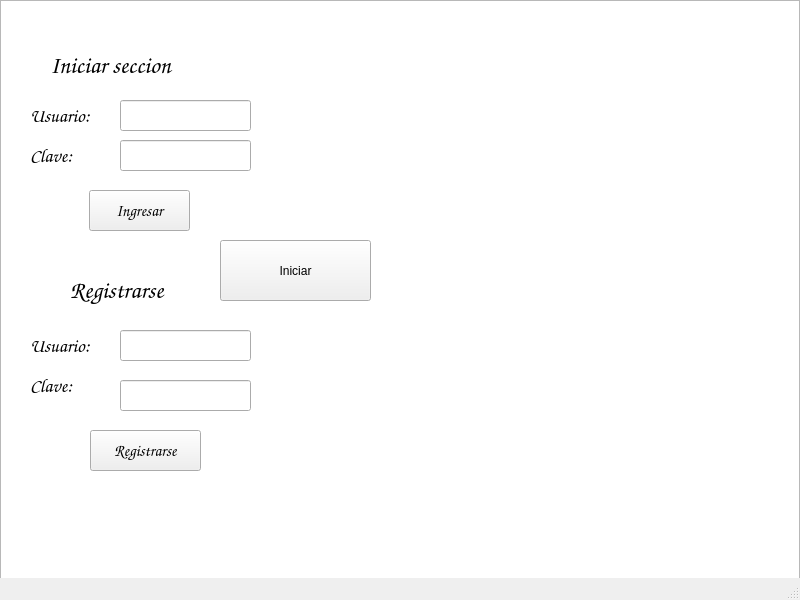
<?xml version="1.0" encoding="UTF-8"?>
<ui version="4.0">
 <class>MainWindow</class>
 <widget class="QMainWindow" name="MainWindow">
  <property name="geometry">
   <rect>
    <x>0</x>
    <y>0</y>
    <width>800</width>
    <height>600</height>
   </rect>
  </property>
  <property name="minimumSize">
   <size>
    <width>800</width>
    <height>0</height>
   </size>
  </property>
  <property name="maximumSize">
   <size>
    <width>800</width>
    <height>600</height>
   </size>
  </property>
  <property name="windowTitle">
   <string>MainWindow</string>
  </property>
  <widget class="QWidget" name="centralwidget">
   <widget class="QGraphicsView" name="graphicsView">
    <property name="geometry">
     <rect>
      <x>0</x>
      <y>0</y>
      <width>800</width>
      <height>600</height>
     </rect>
    </property>
    <property name="minimumSize">
     <size>
      <width>800</width>
      <height>600</height>
     </size>
    </property>
   </widget>
   <widget class="QPushButton" name="pushButton_3">
    <property name="geometry">
     <rect>
      <x>220</x>
      <y>240</y>
      <width>151</width>
      <height>61</height>
     </rect>
    </property>
    <property name="text">
     <string>Iniciar</string>
    </property>
   </widget>
   <widget class="QLabel" name="label">
    <property name="geometry">
     <rect>
      <x>50</x>
      <y>40</y>
      <width>171</width>
      <height>51</height>
     </rect>
    </property>
    <property name="font">
     <font>
      <family>Comic Sans MS</family>
      <pointsize>18</pointsize>
      <weight>75</weight>
      <bold>true</bold>
     </font>
    </property>
    <property name="layoutDirection">
     <enum>Qt::LeftToRight</enum>
    </property>
    <property name="autoFillBackground">
     <bool>false</bool>
    </property>
    <property name="text">
     <string>Iniciar seccion</string>
    </property>
   </widget>
   <widget class="QLineEdit" name="lineEdit">
    <property name="geometry">
     <rect>
      <x>120</x>
      <y>100</y>
      <width>131</width>
      <height>31</height>
     </rect>
    </property>
   </widget>
   <widget class="QLineEdit" name="lineEdit_2">
    <property name="geometry">
     <rect>
      <x>120</x>
      <y>140</y>
      <width>131</width>
      <height>31</height>
     </rect>
    </property>
   </widget>
   <widget class="QLabel" name="label_2">
    <property name="geometry">
     <rect>
      <x>30</x>
      <y>100</y>
      <width>81</width>
      <height>31</height>
     </rect>
    </property>
    <property name="font">
     <font>
      <family>Comic Sans MS</family>
      <pointsize>14</pointsize>
      <weight>75</weight>
      <bold>true</bold>
     </font>
    </property>
    <property name="text">
     <string>Usuario:</string>
    </property>
   </widget>
   <widget class="QLabel" name="label_3">
    <property name="geometry">
     <rect>
      <x>30</x>
      <y>140</y>
      <width>81</width>
      <height>31</height>
     </rect>
    </property>
    <property name="font">
     <font>
      <family>Comic Sans MS</family>
      <pointsize>14</pointsize>
      <weight>75</weight>
      <bold>true</bold>
     </font>
    </property>
    <property name="text">
     <string>Clave:</string>
    </property>
   </widget>
   <widget class="QLabel" name="label_4">
    <property name="geometry">
     <rect>
      <x>70</x>
      <y>260</y>
      <width>141</width>
      <height>61</height>
     </rect>
    </property>
    <property name="font">
     <font>
      <family>Comic Sans MS</family>
      <pointsize>18</pointsize>
      <weight>75</weight>
      <bold>true</bold>
     </font>
    </property>
    <property name="text">
     <string>Registrarse</string>
    </property>
   </widget>
   <widget class="QLabel" name="label_5">
    <property name="geometry">
     <rect>
      <x>30</x>
      <y>330</y>
      <width>131</width>
      <height>31</height>
     </rect>
    </property>
    <property name="font">
     <font>
      <family>Comic Sans MS</family>
      <pointsize>14</pointsize>
      <weight>75</weight>
      <bold>true</bold>
     </font>
    </property>
    <property name="text">
     <string>Usuario:</string>
    </property>
   </widget>
   <widget class="QLabel" name="label_6">
    <property name="geometry">
     <rect>
      <x>30</x>
      <y>370</y>
      <width>81</width>
      <height>31</height>
     </rect>
    </property>
    <property name="font">
     <font>
      <family>Comic Sans MS</family>
      <pointsize>14</pointsize>
      <weight>75</weight>
      <bold>true</bold>
     </font>
    </property>
    <property name="text">
     <string>Clave:</string>
    </property>
   </widget>
   <widget class="QLineEdit" name="lineEdit_3">
    <property name="geometry">
     <rect>
      <x>120</x>
      <y>330</y>
      <width>131</width>
      <height>31</height>
     </rect>
    </property>
   </widget>
   <widget class="QLineEdit" name="lineEdit_4">
    <property name="geometry">
     <rect>
      <x>120</x>
      <y>380</y>
      <width>131</width>
      <height>31</height>
     </rect>
    </property>
   </widget>
   <widget class="QPushButton" name="pushButton">
    <property name="geometry">
     <rect>
      <x>89</x>
      <y>190</y>
      <width>101</width>
      <height>41</height>
     </rect>
    </property>
    <property name="font">
     <font>
      <family>Comic Sans MS</family>
      <pointsize>12</pointsize>
      <weight>75</weight>
      <bold>true</bold>
     </font>
    </property>
    <property name="text">
     <string>Ingresar</string>
    </property>
   </widget>
   <widget class="QPushButton" name="pushButton_2">
    <property name="geometry">
     <rect>
      <x>90</x>
      <y>430</y>
      <width>111</width>
      <height>41</height>
     </rect>
    </property>
    <property name="font">
     <font>
      <family>Comic Sans MS</family>
      <pointsize>12</pointsize>
      <weight>75</weight>
      <bold>true</bold>
     </font>
    </property>
    <property name="text">
     <string>Registrarse</string>
    </property>
   </widget>
   <widget class="QLabel" name="label_7">
    <property name="geometry">
     <rect>
      <x>350</x>
      <y>90</y>
      <width>101</width>
      <height>31</height>
     </rect>
    </property>
    <property name="text">
     <string/>
    </property>
   </widget>
  </widget>
  <widget class="QMenuBar" name="menubar">
   <property name="geometry">
    <rect>
     <x>0</x>
     <y>0</y>
     <width>800</width>
     <height>20</height>
    </rect>
   </property>
  </widget>
  <widget class="QStatusBar" name="statusbar"/>
 </widget>
 <resources/>
 <connections/>
</ui>
